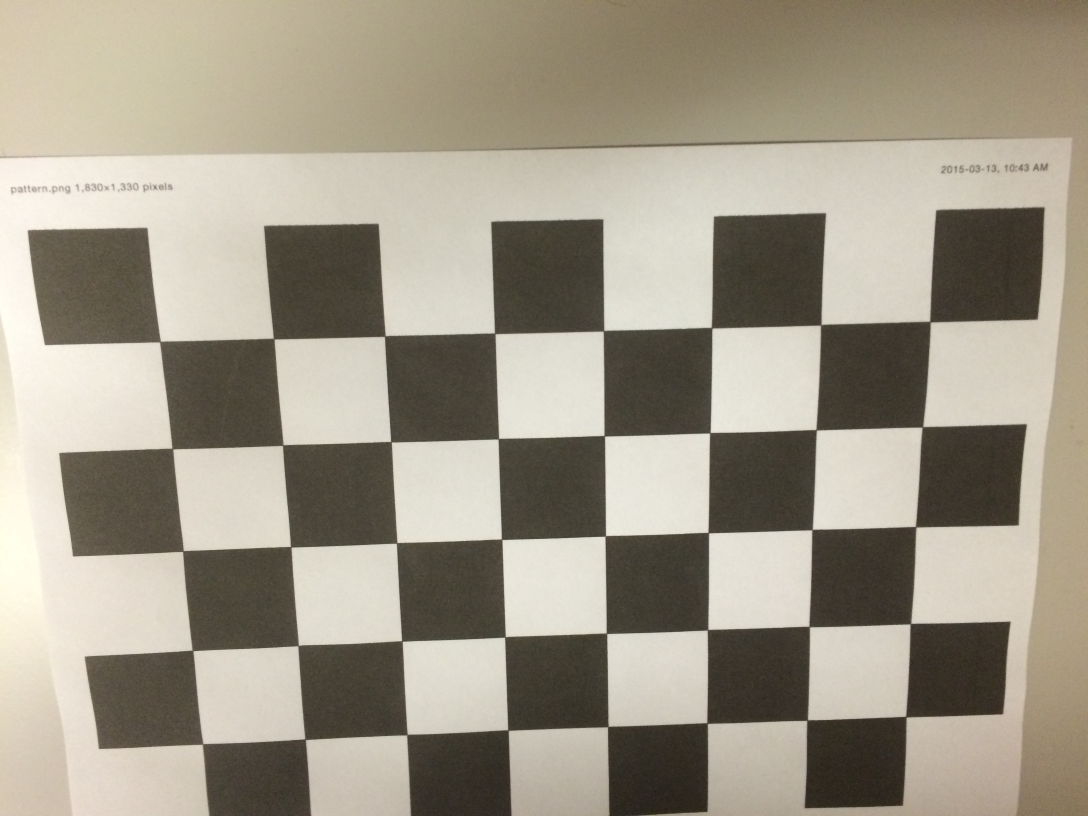
#> input picture IMG_1107.JPG, 3264 x 2448 px (shown at 1/3 size)
$ python firstTrajectory.py
#> lines starting #> are read from the running program, lines starting #| are printed output that depends on the picture; pictures that were not available may be replaced by others from this repository, and a replacement may not be noted
import numpy as np
import cv2
import PyGnuplot as py
import glob
from matplotlib import pyplot as plt
np.set_printoptions(suppress=True)
# ------------------------calibration from assignment 3--------------------------
# termination criteria
criteria = (cv2.TERM_CRITERIA_EPS + cv2.TERM_CRITERIA_MAX_ITER, 15, 0.005)
objp = np.zeros((5*8, 3), np.float32)
objp[:, :2] = np.mgrid[0:5, 0:8].T.reshape(-1, 2)
# Arrays to store object points and image points from all the images.
objectpoints = []  # 3d point in real world space
imagepoints = []  # 2d points in image plane.
images = glob.glob('*.JPG')
for fname in images:
    img = cv2.imread(fname)
#> img is the input picture: shape (2448, 3264, 3); mean B, G, R 137.1, 152.8, 160
    dim = (1280, 720)
    img = cv2.resize(img, dim, interpolation=cv2.INTER_AREA)
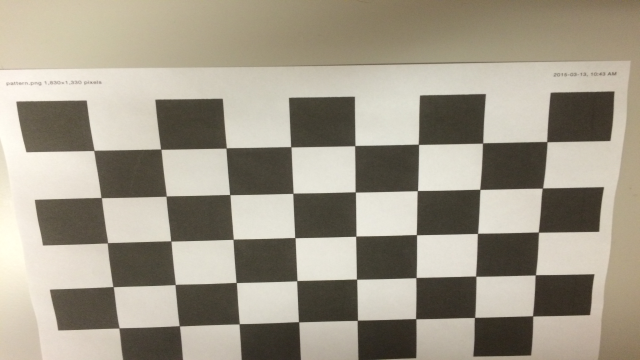
#> img: shape (720, 1280, 3) (shown at 1/2 size); mean B, G, R 137.1, 152.8, 160
    gray = cv2.cvtColor(img, cv2.COLOR_BGR2GRAY)
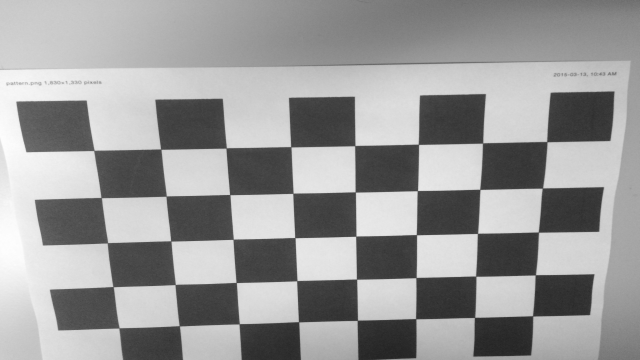
#> gray: shape (720, 1280) (shown at 1/2 size); min 33, max 254, mean 153.1
    # Find the chess board corners
    ret, corners = cv2.findChessboardCorners(gray, (5, 8), None)
#> ret = True; corners = 40 rows, first 8: [1094.2, 283.8], [1085, 376.7], [1077.6, 464.8], [1071.4, 549.9], [1066, 632.3], [966, 286.4], [960, 378.9], [956.4, 466.6]
    # If found, add object points, image points (after refining them)
    if ret is True:
        print('parameters', fname)
        objectpoints.append(objp)
        corners_Subpix = cv2.cornerSubPix(gray, corners, (11, 11), (-1, -1), criteria)
#> corners_Subpix = 40 rows, first 8: [1094.2, 283.7], [1085.3, 376.6], [1077.3, 464.6], [1071.1, 550.2], [1065.7, 632.3], [965.7, 286.5], [960.2, 379.2], [955.5, 467.2]
        imagepoints.append(corners_Subpix)
#> pass 2 of the loop `for fname in images:`:
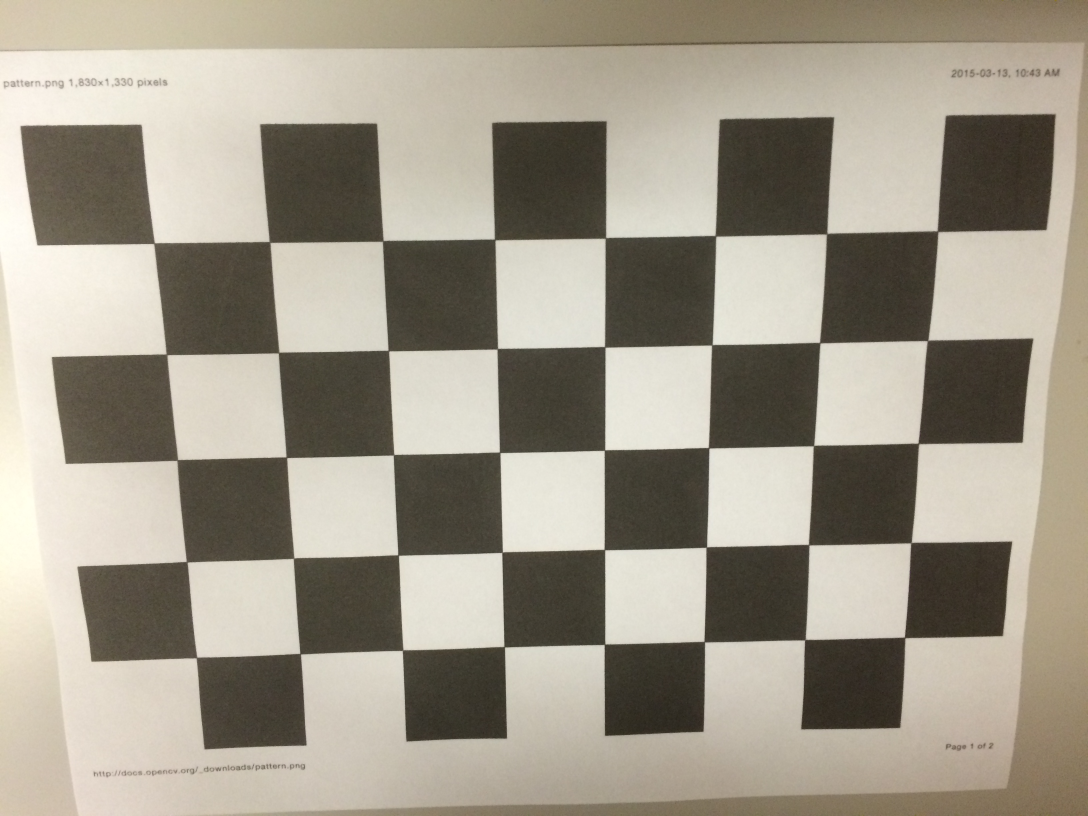
#> input picture IMG_1108.JPG, 3264 x 2448 px (shown at 1/3 size)
#> img is the input picture: shape (2448, 3264, 3); mean B, G, R 138.2, 152.9, 160
#> `img = cv2.resize(img, dim, interpolation=cv2.INTER_AREA)`:
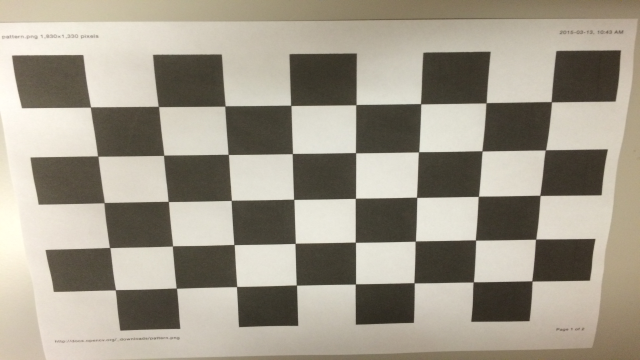
#> img: shape (720, 1280, 3) (shown at 1/2 size); mean B, G, R 138.2, 152.9, 160
#> `gray = cv2.cvtColor(img, cv2.COLOR_BGR2GRAY)`:
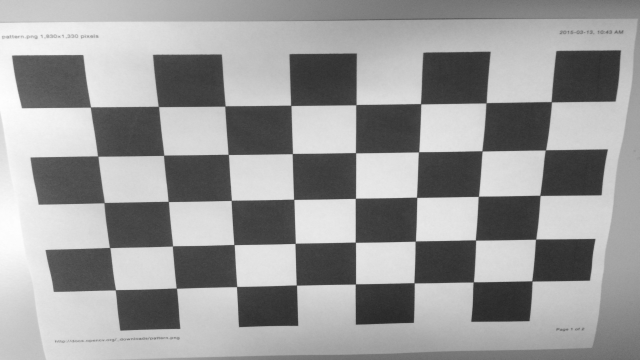
#> gray: shape (720, 1280) (shown at 1/2 size); min 37, max 254, mean 153.4
#> corners = 40 rows, first 8: [1103.6, 204.2], [1091.1, 300.5], [1080.5, 390.9], [1071.7, 478.9], [1064.1, 562.3], [973.6, 205.6], [964.4, 302.2], [957.1, 393.2]
#> corners_Subpix = 40 rows, first 8: [1103, 204], [1091.3, 300.3], [1080.4, 391.2], [1071.8, 478.7], [1064.3, 562.4], [972.6, 206.2], [964.5, 302.3], [957.1, 393.1]
#> pass 3 of the loop `for fname in images:`:
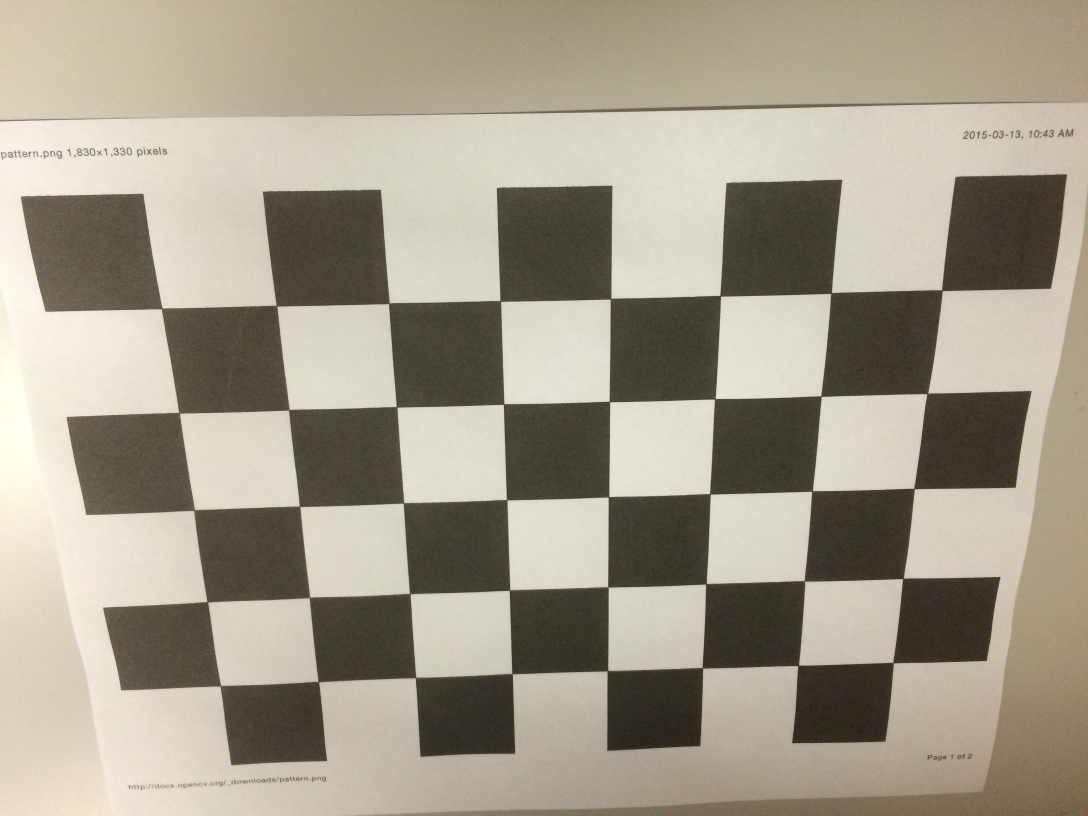
#> input picture IMG_1109.JPG, 3264 x 2448 px (shown at 1/3 size)
#> img is the input picture: shape (2448, 3264, 3); mean B, G, R 140.5, 156.3, 163.4
#> `img = cv2.resize(img, dim, interpolation=cv2.INTER_AREA)`:
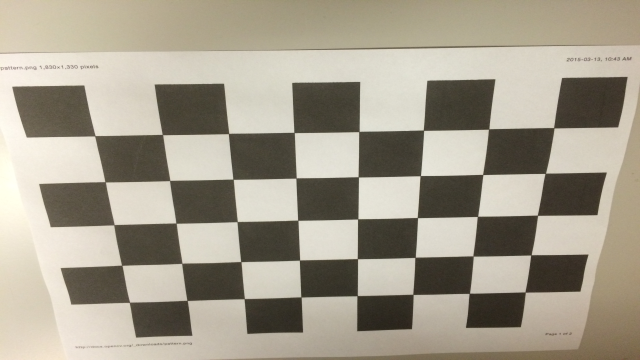
#> img: shape (720, 1280, 3) (shown at 1/2 size); mean B, G, R 140.5, 156.3, 163.4
#> `gray = cv2.cvtColor(img, cv2.COLOR_BGR2GRAY)`:
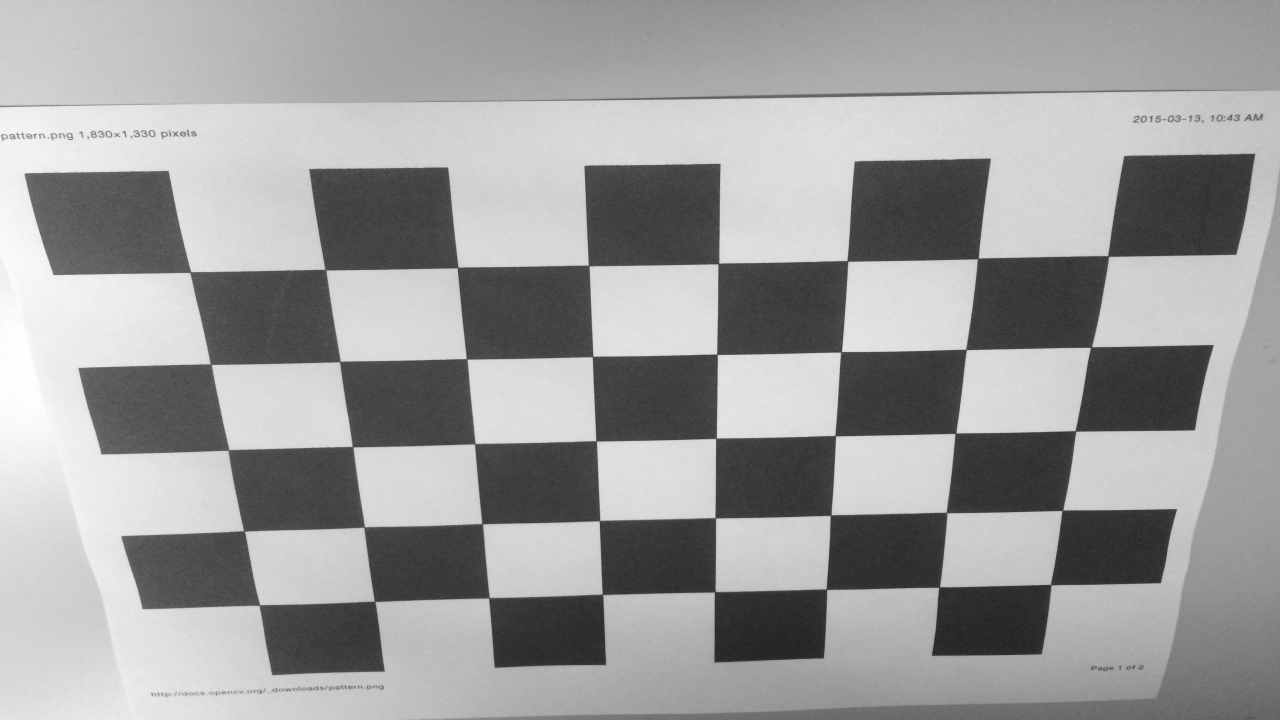
#> gray: shape (720, 1280); min 30, max 254, mean 156.6
#> corners = 40 rows, first 8: [1108.2, 256], [1091.1, 347], [1075.4, 431], [1062.5, 510.4], [1050.7, 584.6], [978.4, 257.9], [965.7, 349.3], [956.3, 432.5]
#> corners_Subpix = 40 rows, first 8: [1108.2, 256], [1090.9, 347.1], [1075.4, 430.9], [1062.3, 510.3], [1050.7, 584.6], [977.8, 258.5], [966, 349.5], [955.4, 433.2]
#> the loop made 4 passes; the first 3 are shown
        # img = cv2.drawChessboardCorners(img, (5, 8), corners_Subpix, ret)
        # plt.figure()
        # plt.subplot(1, 1, 1), plt.imshow(img)
cv2.destroyAllWindows()
ret, M, distortion, rvecs, tvecs = cv2.calibrateCamera(objectpoints, imagepoints, gray.shape[::-1], None, None)
# undistort
newM, roi = cv2.getOptimalNewCameraMatrix(M, distortion, (1280, 720), 1)
print('Camera matrix =  \n', M, "\n")
print('distortion parameters = ', distortion, "\n")
inv = np.linalg.inv(M)
print("inverse \n= ", inv, "\n")
transposed_M = cv2.transpose(inv)
print("transpose \n= ", transposed_M, "\n")
r_temp = np.ones((3, 3))
t_temp = np.zeros((3, 1))
coordinates = np.zeros((3, 1))
array_t = []
arr_x = np.empty(261)
arr_y = np.empty(261)
arr_z = np.empty(261)
arrX = np.empty(261)
arrY = np.empty(261)
arrZ = np.empty(261)
# -----------------------------------trajectory-------------------------------
# Get the video from directory
cap = cv2.VideoCapture('cs9645-assign-4.mov')
# Take first frame and find corners in it
ret, old_frame = cap.read()
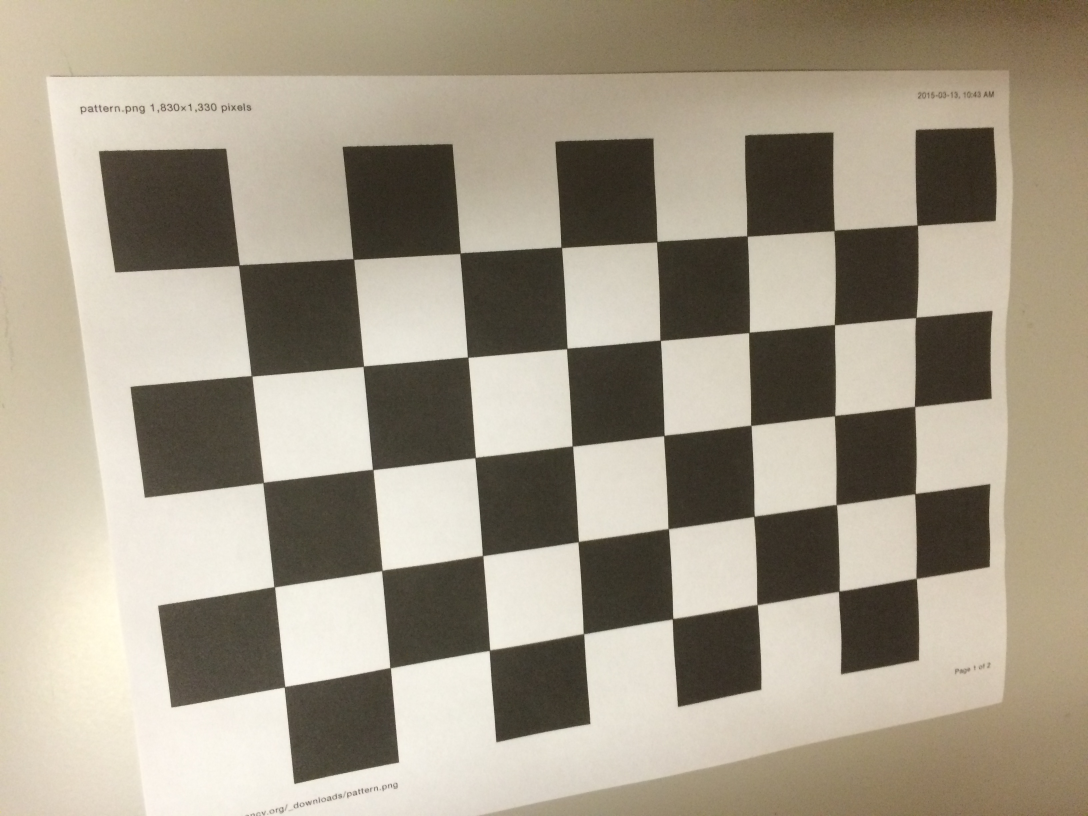
#> input picture IMG_1111.JPG, 3264 x 2448 px, given in place of cs9645-assign-4.mov, which was not available (shown at 1/3 size)
#> old_frame is the input picture: shape (2448, 3264, 3); mean B, G, R 136.2, 153.7, 163
old_frame = cv2.undistort(old_frame, M, distortion, None, newM)
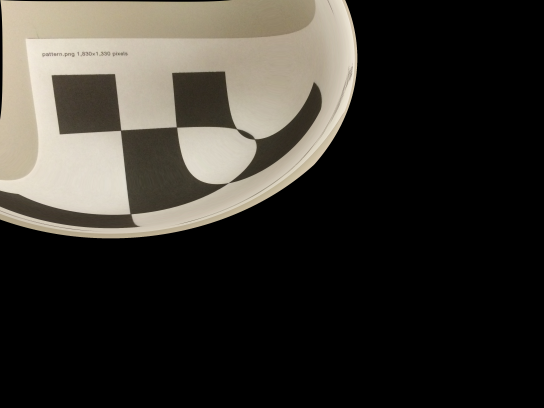
#> old_frame: shape (2448, 3264, 3) (shown at 1/6 size); mean B, G, R 47.1, 53.2, 56.4
cnt = 0
while cap.isOpened():
    cnt = cnt + 1
    print(cnt)
    ret, frame = cap.read()
    if ret is True:
        # undistort
        frame = cv2.undistort(frame, M, distortion, None, newM)
        sift = cv2.xfeatures2d.SIFT_create()
        kp1, des1 = sift.detectAndCompute(old_frame, None)
        kp2, des2 = sift.detectAndCompute(frame, None)
        FLANN_INDEX_KDTREE = 0
        index_params = dict(algorithm=FLANN_INDEX_KDTREE, trees=5)
        search_params = dict(checks=50)
        flann = cv2.FlannBasedMatcher(index_params, search_params)
        matches = flann.knnMatch(des1, des2, k=2)
        good = []
        pts1 = []
        pts2 = []
        # ratio test as per Lowe's paper
        for i, (m, n) in enumerate(matches):
            if m.distance < 0.8 * n.distance:
                good.append(m)
                pts2.append(kp2[m.trainIdx].pt)
                pts1.append(kp1[m.queryIdx].pt)

        pts1 = np.int32(pts1)
        pts2 = np.int32(pts2)
#> (the run stopped early here; a loop or call above may not have finished)
